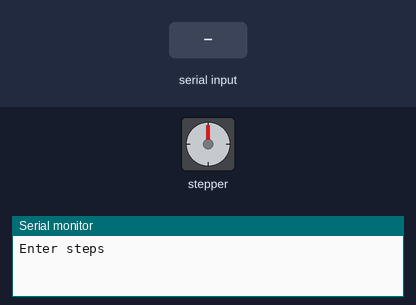
A sketch run on a simulated Arduino Uno, built with avr-gcc and run on an emulated ATmega328P. On the bench: stepper motor, the last lines printed to the serial monitor. Inputs (shaded band) come from the test bench. Stepper angles assume 90 steps per turn.

Above: at 1.2 s.
1.3 s: "90,45\n" received over Serial
At 1.77 s:
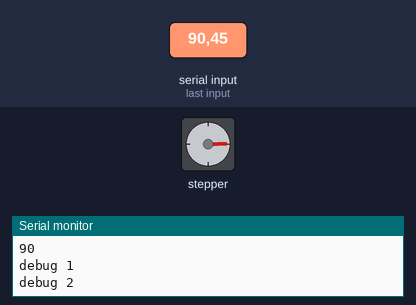
At 3.9 s:
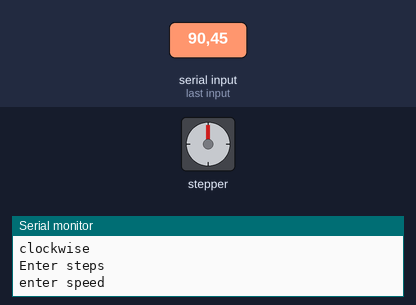
4.3 s: "30,150\n" received over Serial
5.8 s: "5\n" received over Serial
At 6.13 s:
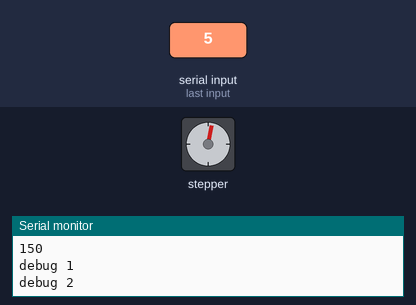
Timing chart, 0 to 19.2 s (numbered marks = the images above; inputs shaded):
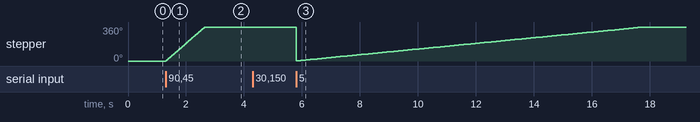

The sketch:

stpper.ino
```cpp
#include <Stepper.h>

int stepsPerRevolution;
int Speed;
void setup()
{
 Serial.begin(9600);
}
void loop() {

  Serial.println("Enter steps");
  while(Serial.available()==0)
  {
    }
  int stepsPerRevolution=Serial.parseInt();
  Stepper myStepper(stepsPerRevolution, 3, 4, 5, 6);
//  //myStepper.setSpeed(60);
  Serial.println("enter speed");
  while(Serial.available()==1)
  {}
 int Speed=Serial.parseInt();
  Serial.println(Speed);
  Serial.println(stepsPerRevolution);
  Serial.println("debug 1");
  Serial.println("debug 2 ");
  myStepper.setSpeed(Speed);
  myStepper.step(stepsPerRevolution);
  Serial.println("clockwise");


}
```

Measured:
- after the input at 1.3 s, stepper: turns 356° clockwise in 1.3 s, starting at once
- after the input at 5.8 s, stepper: turns 354° counter-clockwise in 0.00 s, then 358° clockwise in 11.9 s
